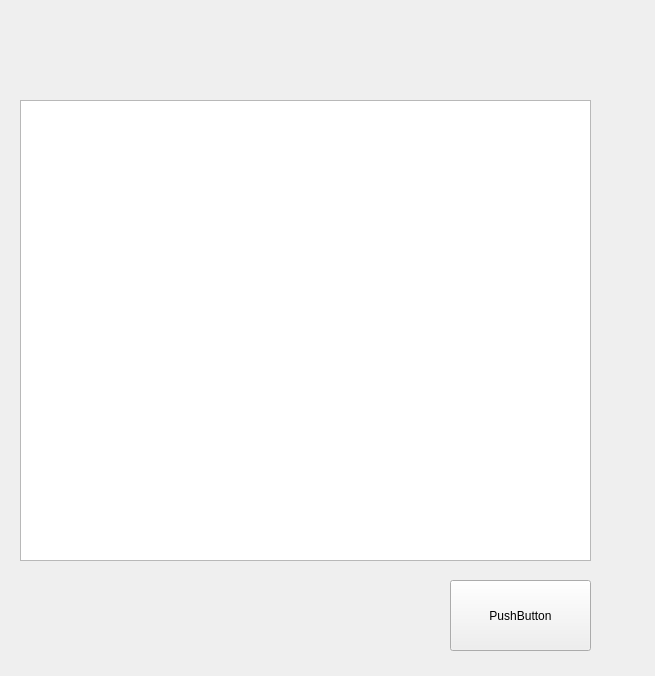
<?xml version="1.0" encoding="UTF-8"?>
<ui version="4.0">
 <class>Form</class>
 <widget class="QWidget" name="Form">
  <property name="geometry">
   <rect>
    <x>0</x>
    <y>0</y>
    <width>655</width>
    <height>676</height>
   </rect>
  </property>
  <property name="windowTitle">
   <string>Form</string>
  </property>
  <widget class="QPushButton" name="button">
   <property name="geometry">
    <rect>
     <x>450</x>
     <y>580</y>
     <width>141</width>
     <height>71</height>
    </rect>
   </property>
   <property name="text">
    <string>PushButton</string>
   </property>
  </widget>
  <widget class="QPlainTextEdit" name="textEdit">
   <property name="geometry">
    <rect>
     <x>20</x>
     <y>100</y>
     <width>571</width>
     <height>461</height>
    </rect>
   </property>
  </widget>
 </widget>
 <resources/>
 <connections/>
</ui>
